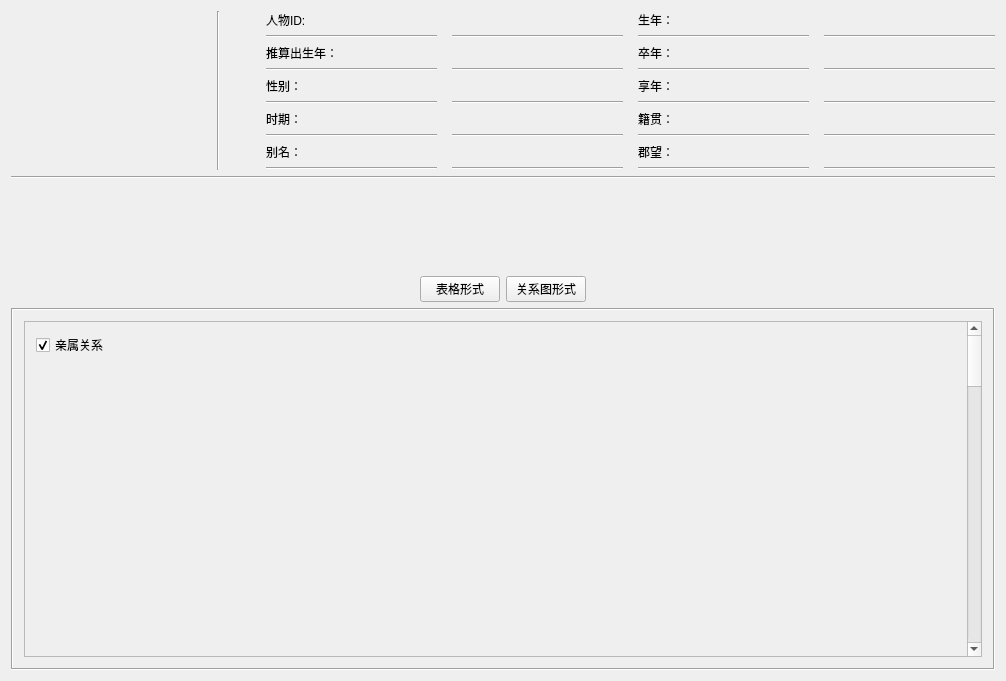
<?xml version="1.0" encoding="UTF-8"?>
<ui version="4.0">
 <class>ProjectPeopleOfAllAgesClass</class>
 <widget class="QWidget" name="ProjectPeopleOfAllAgesClass">
  <property name="geometry">
   <rect>
    <x>0</x>
    <y>0</y>
    <width>1006</width>
    <height>681</height>
   </rect>
  </property>
  <property name="windowTitle">
   <string>ProjectPeopleOfAllAges</string>
  </property>
  <layout class="QGridLayout" name="gridLayout_2">
   <item row="1" column="0">
    <widget class="Line" name="line_21">
     <property name="orientation">
      <enum>Qt::Horizontal</enum>
     </property>
    </widget>
   </item>
   <item row="3" column="0">
    <layout class="QHBoxLayout" name="horizontalLayout_2">
     <item>
      <spacer name="horizontalSpacer_2">
       <property name="orientation">
        <enum>Qt::Horizontal</enum>
       </property>
       <property name="sizeHint" stdset="0">
        <size>
         <width>40</width>
         <height>20</height>
        </size>
       </property>
      </spacer>
     </item>
     <item>
      <widget class="QPushButton" name="pushButton_form">
       <property name="text">
        <string>表格形式</string>
       </property>
      </widget>
     </item>
     <item>
      <widget class="QPushButton" name="pushButton_relation">
       <property name="text">
        <string>关系图形式</string>
       </property>
      </widget>
     </item>
     <item>
      <spacer name="horizontalSpacer">
       <property name="orientation">
        <enum>Qt::Horizontal</enum>
       </property>
       <property name="sizeHint" stdset="0">
        <size>
         <width>40</width>
         <height>20</height>
        </size>
       </property>
      </spacer>
     </item>
    </layout>
   </item>
   <item row="4" column="0">
    <widget class="QStackedWidget" name="stackedWidget">
     <property name="frameShape">
      <enum>QFrame::Box</enum>
     </property>
     <property name="frameShadow">
      <enum>QFrame::Sunken</enum>
     </property>
     <property name="currentIndex">
      <number>1</number>
     </property>
     <widget class="QWidget" name="page">
      <layout class="QGridLayout" name="gridLayout_3">
       <item row="0" column="0">
        <widget class="QScrollArea" name="scrollArea">
         <property name="widgetResizable">
          <bool>true</bool>
         </property>
         <widget class="QWidget" name="scrollAreaWidgetContents">
          <property name="geometry">
           <rect>
            <x>0</x>
            <y>0</y>
            <width>950</width>
            <height>2982</height>
           </rect>
          </property>
          <layout class="QVBoxLayout" name="verticalLayout">
           <item>
            <widget class="QCheckBox" name="checkBox">
             <property name="enabled">
              <bool>true</bool>
             </property>
             <property name="tabletTracking">
              <bool>false</bool>
             </property>
             <property name="text">
              <string>别名列表</string>
             </property>
             <property name="checked">
              <bool>true</bool>
             </property>
            </widget>
           </item>
           <item>
            <widget class="QTableWidget" name="tableWidget">
             <property name="minimumSize">
              <size>
               <width>0</width>
               <height>300</height>
              </size>
             </property>
             <attribute name="horizontalHeaderCascadingSectionResizes">
              <bool>false</bool>
             </attribute>
             <attribute name="horizontalHeaderDefaultSectionSize">
              <number>180</number>
             </attribute>
             <attribute name="horizontalHeaderHighlightSections">
              <bool>false</bool>
             </attribute>
             <attribute name="horizontalHeaderShowSortIndicator" stdset="0">
              <bool>false</bool>
             </attribute>
             <attribute name="horizontalHeaderStretchLastSection">
              <bool>true</bool>
             </attribute>
             <attribute name="verticalHeaderVisible">
              <bool>false</bool>
             </attribute>
             <attribute name="verticalHeaderCascadingSectionResizes">
              <bool>false</bool>
             </attribute>
             <attribute name="verticalHeaderHighlightSections">
              <bool>false</bool>
             </attribute>
             <column>
              <property name="text">
               <string>序号</string>
              </property>
             </column>
             <column>
              <property name="text">
               <string>类型</string>
              </property>
             </column>
             <column>
              <property name="text">
               <string>名字</string>
              </property>
             </column>
             <column>
              <property name="text">
               <string>备注</string>
              </property>
             </column>
            </widget>
           </item>
           <item>
            <widget class="QCheckBox" name="checkBox_2">
             <property name="text">
              <string>地址列表</string>
             </property>
             <property name="checked">
              <bool>true</bool>
             </property>
            </widget>
           </item>
           <item>
            <widget class="QTableWidget" name="tableWidget_2">
             <property name="minimumSize">
              <size>
               <width>0</width>
               <height>300</height>
              </size>
             </property>
             <attribute name="horizontalHeaderDefaultSectionSize">
              <number>180</number>
             </attribute>
             <attribute name="horizontalHeaderStretchLastSection">
              <bool>true</bool>
             </attribute>
             <attribute name="verticalHeaderVisible">
              <bool>false</bool>
             </attribute>
             <column>
              <property name="text">
               <string>序号</string>
              </property>
             </column>
             <column>
              <property name="text">
               <string>类型</string>
              </property>
             </column>
             <column>
              <property name="text">
               <string>名字</string>
              </property>
             </column>
             <column>
              <property name="text">
               <string>始年</string>
              </property>
             </column>
             <column>
              <property name="text">
               <string>终年</string>
              </property>
             </column>
            </widget>
           </item>
           <item>
            <widget class="QCheckBox" name="checkBox_3">
             <property name="text">
              <string>入仕列表</string>
             </property>
             <property name="checked">
              <bool>true</bool>
             </property>
            </widget>
           </item>
           <item>
            <widget class="QTableWidget" name="tableWidget_3">
             <property name="minimumSize">
              <size>
               <width>0</width>
               <height>300</height>
              </size>
             </property>
             <attribute name="horizontalHeaderDefaultSectionSize">
              <number>180</number>
             </attribute>
             <attribute name="horizontalHeaderStretchLastSection">
              <bool>true</bool>
             </attribute>
             <attribute name="verticalHeaderVisible">
              <bool>false</bool>
             </attribute>
             <column>
              <property name="text">
               <string>序号</string>
              </property>
             </column>
             <column>
              <property name="text">
               <string>入仕门</string>
              </property>
             </column>
             <column>
              <property name="text">
               <string>入仕别</string>
              </property>
             </column>
             <column>
              <property name="text">
               <string>入仕出处</string>
              </property>
             </column>
             <column>
              <property name="text">
               <string>备注</string>
              </property>
             </column>
            </widget>
           </item>
           <item>
            <widget class="QCheckBox" name="checkBox_4">
             <property name="text">
              <string>任官列表</string>
             </property>
             <property name="checked">
              <bool>true</bool>
             </property>
            </widget>
           </item>
           <item>
            <widget class="QTableWidget" name="tableWidget_4">
             <property name="minimumSize">
              <size>
               <width>0</width>
               <height>300</height>
              </size>
             </property>
             <attribute name="horizontalHeaderDefaultSectionSize">
              <number>180</number>
             </attribute>
             <attribute name="horizontalHeaderStretchLastSection">
              <bool>true</bool>
             </attribute>
             <attribute name="verticalHeaderVisible">
              <bool>false</bool>
             </attribute>
             <column>
              <property name="text">
               <string>序号</string>
              </property>
             </column>
             <column>
              <property name="text">
               <string>除授类别</string>
              </property>
             </column>
             <column>
              <property name="text">
               <string>官名</string>
              </property>
             </column>
             <column>
              <property name="text">
               <string>任官地点</string>
              </property>
             </column>
             <column>
              <property name="text">
               <string>任官时间</string>
              </property>
             </column>
             <column>
              <property name="text">
               <string>出处</string>
              </property>
             </column>
             <column>
              <property name="text">
               <string>备注</string>
              </property>
             </column>
            </widget>
           </item>
           <item>
            <widget class="QCheckBox" name="checkBox_5">
             <property name="text">
              <string>社会区分</string>
             </property>
             <property name="checked">
              <bool>true</bool>
             </property>
            </widget>
           </item>
           <item>
            <widget class="QTableWidget" name="tableWidget_5">
             <property name="minimumSize">
              <size>
               <width>0</width>
               <height>300</height>
              </size>
             </property>
             <attribute name="horizontalHeaderDefaultSectionSize">
              <number>180</number>
             </attribute>
             <attribute name="horizontalHeaderStretchLastSection">
              <bool>true</bool>
             </attribute>
             <attribute name="verticalHeaderVisible">
              <bool>false</bool>
             </attribute>
             <column>
              <property name="text">
               <string>序号</string>
              </property>
             </column>
             <column>
              <property name="text">
               <string>社会区分</string>
              </property>
             </column>
             <column>
              <property name="text">
               <string>年代</string>
              </property>
             </column>
             <column>
              <property name="text">
               <string>出处</string>
              </property>
             </column>
             <column>
              <property name="text">
               <string>备注</string>
              </property>
             </column>
            </widget>
           </item>
           <item>
            <widget class="QCheckBox" name="checkBox_6">
             <property name="text">
              <string>亲属关系</string>
             </property>
             <property name="checked">
              <bool>true</bool>
             </property>
            </widget>
           </item>
           <item>
            <widget class="QTableWidget" name="tableWidget_6">
             <property name="minimumSize">
              <size>
               <width>0</width>
               <height>300</height>
              </size>
             </property>
             <attribute name="horizontalHeaderDefaultSectionSize">
              <number>180</number>
             </attribute>
             <attribute name="horizontalHeaderStretchLastSection">
              <bool>true</bool>
             </attribute>
             <attribute name="verticalHeaderVisible">
              <bool>false</bool>
             </attribute>
             <column>
              <property name="text">
               <string>序号</string>
              </property>
             </column>
             <column>
              <property name="text">
               <string>关系</string>
              </property>
             </column>
             <column>
              <property name="text">
               <string>关系人</string>
              </property>
             </column>
             <column>
              <property name="text">
               <string>出处</string>
              </property>
             </column>
             <column>
              <property name="text">
               <string>备注</string>
              </property>
             </column>
            </widget>
           </item>
           <item>
            <widget class="QCheckBox" name="checkBox_7">
             <property name="text">
              <string>社会关系</string>
             </property>
             <property name="checked">
              <bool>true</bool>
             </property>
            </widget>
           </item>
           <item>
            <widget class="QTableWidget" name="tableWidget_7">
             <property name="minimumSize">
              <size>
               <width>0</width>
               <height>300</height>
              </size>
             </property>
             <attribute name="horizontalHeaderDefaultSectionSize">
              <number>180</number>
             </attribute>
             <attribute name="horizontalHeaderStretchLastSection">
              <bool>true</bool>
             </attribute>
             <attribute name="verticalHeaderVisible">
              <bool>false</bool>
             </attribute>
             <column>
              <property name="text">
               <string>序号</string>
              </property>
             </column>
             <column>
              <property name="text">
               <string>关系</string>
              </property>
             </column>
             <column>
              <property name="text">
               <string>关系人</string>
              </property>
             </column>
             <column>
              <property name="text">
               <string>出处</string>
              </property>
             </column>
             <column>
              <property name="text">
               <string>备注</string>
              </property>
             </column>
            </widget>
           </item>
           <item>
            <widget class="QCheckBox" name="checkBox_8">
             <property name="text">
              <string>著述</string>
             </property>
             <property name="checked">
              <bool>true</bool>
             </property>
            </widget>
           </item>
           <item>
            <widget class="QTableWidget" name="tableWidget_8">
             <property name="minimumSize">
              <size>
               <width>0</width>
               <height>300</height>
              </size>
             </property>
             <attribute name="horizontalHeaderDefaultSectionSize">
              <number>180</number>
             </attribute>
             <attribute name="horizontalHeaderStretchLastSection">
              <bool>true</bool>
             </attribute>
             <attribute name="verticalHeaderVisible">
              <bool>false</bool>
             </attribute>
             <column>
              <property name="text">
               <string>序号</string>
              </property>
             </column>
             <column>
              <property name="text">
               <string>作品</string>
              </property>
             </column>
             <column>
              <property name="text">
               <string>著作年代</string>
              </property>
             </column>
             <column>
              <property name="text">
               <string>角色</string>
              </property>
             </column>
             <column>
              <property name="text">
               <string>备注</string>
              </property>
             </column>
            </widget>
           </item>
           <item>
            <widget class="QCheckBox" name="checkBox_9">
             <property name="text">
              <string>出处</string>
             </property>
             <property name="checked">
              <bool>true</bool>
             </property>
            </widget>
           </item>
           <item>
            <widget class="QTableWidget" name="tableWidget_9">
             <property name="minimumSize">
              <size>
               <width>0</width>
               <height>300</height>
              </size>
             </property>
             <attribute name="horizontalHeaderDefaultSectionSize">
              <number>180</number>
             </attribute>
             <attribute name="horizontalHeaderStretchLastSection">
              <bool>true</bool>
             </attribute>
             <attribute name="verticalHeaderVisible">
              <bool>false</bool>
             </attribute>
             <column>
              <property name="text">
               <string>序号</string>
              </property>
             </column>
             <column>
              <property name="text">
               <string>出处</string>
              </property>
             </column>
             <column>
              <property name="text">
               <string>备注</string>
              </property>
             </column>
            </widget>
           </item>
          </layout>
         </widget>
        </widget>
       </item>
      </layout>
     </widget>
     <widget class="QWidget" name="page_2">
      <layout class="QGridLayout" name="gridLayout_4">
       <item row="0" column="0">
        <widget class="QScrollArea" name="scrollArea_2">
         <property name="widgetResizable">
          <bool>true</bool>
         </property>
         <widget class="QWidget" name="scrollAreaWidgetContents_2">
          <property name="geometry">
           <rect>
            <x>0</x>
            <y>0</y>
            <width>950</width>
            <height>1994</height>
           </rect>
          </property>
          <layout class="QGridLayout" name="gridLayout_5">
           <item row="0" column="0">
            <layout class="QVBoxLayout" name="verticalLayout_2">
             <item>
              <widget class="QCheckBox" name="checkBox_10">
               <property name="text">
                <string>亲属关系</string>
               </property>
               <property name="checked">
                <bool>true</bool>
               </property>
              </widget>
             </item>
             <item>
              <widget class="QWidget" name="widget" native="true">
               <property name="minimumSize">
                <size>
                 <width>0</width>
                 <height>300</height>
                </size>
               </property>
               <layout class="QGridLayout" name="gridLayout_8">
                <item row="0" column="0">
                 <layout class="QGridLayout" name="gridLayout_7">
                  <property name="spacing">
                   <number>12</number>
                  </property>
                 </layout>
                </item>
               </layout>
              </widget>
             </item>
             <item>
              <widget class="QCheckBox" name="checkBox_11">
               <property name="text">
                <string>社会关系（笼统）</string>
               </property>
               <property name="checked">
                <bool>true</bool>
               </property>
              </widget>
             </item>
             <item>
              <widget class="QWidget" name="widget_2" native="true">
               <property name="minimumSize">
                <size>
                 <width>0</width>
                 <height>300</height>
                </size>
               </property>
               <layout class="QGridLayout" name="gridLayout_10">
                <item row="0" column="0">
                 <layout class="QGridLayout" name="gridLayout_9">
                  <property name="spacing">
                   <number>12</number>
                  </property>
                 </layout>
                </item>
               </layout>
              </widget>
             </item>
             <item>
              <widget class="QCheckBox" name="checkBox_12">
               <property name="text">
                <string>朋友关系类</string>
               </property>
               <property name="checked">
                <bool>true</bool>
               </property>
              </widget>
             </item>
             <item>
              <widget class="QWidget" name="widget_3" native="true">
               <property name="minimumSize">
                <size>
                 <width>0</width>
                 <height>300</height>
                </size>
               </property>
               <layout class="QGridLayout" name="gridLayout_12">
                <item row="0" column="0">
                 <layout class="QGridLayout" name="gridLayout_11">
                  <property name="spacing">
                   <number>12</number>
                  </property>
                 </layout>
                </item>
               </layout>
              </widget>
             </item>
             <item>
              <widget class="QCheckBox" name="checkBox_13">
               <property name="text">
                <string>学术关系类</string>
               </property>
               <property name="checked">
                <bool>true</bool>
               </property>
              </widget>
             </item>
             <item>
              <widget class="QWidget" name="widget_4" native="true">
               <property name="minimumSize">
                <size>
                 <width>0</width>
                 <height>300</height>
                </size>
               </property>
               <layout class="QGridLayout" name="gridLayout_14">
                <item row="0" column="0">
                 <layout class="QGridLayout" name="gridLayout_13">
                  <property name="spacing">
                   <number>12</number>
                  </property>
                 </layout>
                </item>
               </layout>
              </widget>
             </item>
             <item>
              <widget class="QCheckBox" name="checkBox_14">
               <property name="text">
                <string>政治关系类</string>
               </property>
               <property name="checked">
                <bool>true</bool>
               </property>
              </widget>
             </item>
             <item>
              <widget class="QWidget" name="widget_5" native="true">
               <property name="minimumSize">
                <size>
                 <width>0</width>
                 <height>300</height>
                </size>
               </property>
               <layout class="QGridLayout" name="gridLayout_16">
                <item row="0" column="0">
                 <layout class="QGridLayout" name="gridLayout_15">
                  <property name="spacing">
                   <number>12</number>
                  </property>
                 </layout>
                </item>
               </layout>
              </widget>
             </item>
             <item>
              <widget class="QCheckBox" name="checkBox_15">
               <property name="text">
                <string>著述关系类</string>
               </property>
               <property name="checked">
                <bool>true</bool>
               </property>
              </widget>
             </item>
             <item>
              <widget class="QWidget" name="widget_6" native="true">
               <property name="minimumSize">
                <size>
                 <width>0</width>
                 <height>300</height>
                </size>
               </property>
               <layout class="QGridLayout" name="gridLayout_18">
                <item row="0" column="0">
                 <layout class="QGridLayout" name="gridLayout_17">
                  <property name="spacing">
                   <number>12</number>
                  </property>
                 </layout>
                </item>
               </layout>
              </widget>
             </item>
            </layout>
           </item>
          </layout>
         </widget>
        </widget>
       </item>
      </layout>
     </widget>
    </widget>
   </item>
   <item row="0" column="0">
    <layout class="QHBoxLayout" name="horizontalLayout" stretch="1,0,0,5">
     <item>
      <widget class="QLabel" name="label">
       <property name="minimumSize">
        <size>
         <width>200</width>
         <height>0</height>
        </size>
       </property>
       <property name="maximumSize">
        <size>
         <width>16777215</width>
         <height>16777215</height>
        </size>
       </property>
       <property name="text">
        <string/>
       </property>
       <property name="alignment">
        <set>Qt::AlignCenter</set>
       </property>
      </widget>
     </item>
     <item>
      <widget class="Line" name="line_22">
       <property name="orientation">
        <enum>Qt::Vertical</enum>
       </property>
      </widget>
     </item>
     <item>
      <spacer name="horizontalSpacer_3">
       <property name="orientation">
        <enum>Qt::Horizontal</enum>
       </property>
       <property name="sizeHint" stdset="0">
        <size>
         <width>40</width>
         <height>20</height>
        </size>
       </property>
      </spacer>
     </item>
     <item>
      <layout class="QGridLayout" name="gridLayout" columnstretch="0,0,0,0">
       <property name="horizontalSpacing">
        <number>15</number>
       </property>
       <item row="0" column="3">
        <widget class="QLabel" name="label_17">
         <property name="text">
          <string/>
         </property>
        </widget>
       </item>
       <item row="3" column="1">
        <widget class="Line" name="line_6">
         <property name="orientation">
          <enum>Qt::Horizontal</enum>
         </property>
        </widget>
       </item>
       <item row="3" column="0">
        <widget class="Line" name="line_5">
         <property name="orientation">
          <enum>Qt::Horizontal</enum>
         </property>
        </widget>
       </item>
       <item row="0" column="0">
        <widget class="QLabel" name="label_3">
         <property name="text">
          <string>人物ID:</string>
         </property>
        </widget>
       </item>
       <item row="3" column="3">
        <widget class="Line" name="line_8">
         <property name="orientation">
          <enum>Qt::Horizontal</enum>
         </property>
        </widget>
       </item>
       <item row="2" column="3">
        <widget class="QLabel" name="label_19">
         <property name="text">
          <string/>
         </property>
        </widget>
       </item>
       <item row="6" column="0">
        <widget class="QLabel" name="label_9">
         <property name="text">
          <string>时期：</string>
         </property>
        </widget>
       </item>
       <item row="5" column="2">
        <widget class="Line" name="line_13">
         <property name="orientation">
          <enum>Qt::Horizontal</enum>
         </property>
        </widget>
       </item>
       <item row="2" column="0">
        <widget class="QLabel" name="label_2">
         <property name="maximumSize">
          <size>
           <width>16777215</width>
           <height>16777215</height>
          </size>
         </property>
         <property name="text">
          <string>推算出生年：</string>
         </property>
        </widget>
       </item>
       <item row="3" column="2">
        <widget class="Line" name="line_7">
         <property name="orientation">
          <enum>Qt::Horizontal</enum>
         </property>
        </widget>
       </item>
       <item row="7" column="1">
        <widget class="Line" name="line_11">
         <property name="orientation">
          <enum>Qt::Horizontal</enum>
         </property>
        </widget>
       </item>
       <item row="2" column="2">
        <widget class="QLabel" name="label_7">
         <property name="text">
          <string>卒年：</string>
         </property>
        </widget>
       </item>
       <item row="4" column="1">
        <widget class="QLabel" name="label_11">
         <property name="text">
          <string/>
         </property>
        </widget>
       </item>
       <item row="8" column="3">
        <widget class="QLabel" name="label_21">
         <property name="minimumSize">
          <size>
           <width>100</width>
           <height>0</height>
          </size>
         </property>
         <property name="maximumSize">
          <size>
           <width>16777215</width>
           <height>16777215</height>
          </size>
         </property>
         <property name="text">
          <string/>
         </property>
        </widget>
       </item>
       <item row="6" column="2">
        <widget class="QLabel" name="label_14">
         <property name="text">
          <string>籍贯：</string>
         </property>
        </widget>
       </item>
       <item row="1" column="3">
        <widget class="Line" name="line_4">
         <property name="orientation">
          <enum>Qt::Horizontal</enum>
         </property>
        </widget>
       </item>
       <item row="8" column="1">
        <widget class="QLabel" name="label_15">
         <property name="minimumSize">
          <size>
           <width>100</width>
           <height>0</height>
          </size>
         </property>
         <property name="maximumSize">
          <size>
           <width>16777215</width>
           <height>16777215</height>
          </size>
         </property>
         <property name="text">
          <string/>
         </property>
         <property name="wordWrap">
          <bool>false</bool>
         </property>
        </widget>
       </item>
       <item row="4" column="0">
        <widget class="QLabel" name="label_8">
         <property name="text">
          <string>性别：</string>
         </property>
        </widget>
       </item>
       <item row="4" column="3">
        <widget class="QLabel" name="label_18">
         <property name="text">
          <string/>
         </property>
        </widget>
       </item>
       <item row="7" column="2">
        <widget class="Line" name="line_15">
         <property name="orientation">
          <enum>Qt::Horizontal</enum>
         </property>
        </widget>
       </item>
       <item row="2" column="1">
        <widget class="QLabel" name="label_6">
         <property name="text">
          <string/>
         </property>
        </widget>
       </item>
       <item row="9" column="0">
        <widget class="Line" name="line_17">
         <property name="orientation">
          <enum>Qt::Horizontal</enum>
         </property>
        </widget>
       </item>
       <item row="0" column="2">
        <widget class="QLabel" name="label_5">
         <property name="text">
          <string>生年：</string>
         </property>
        </widget>
       </item>
       <item row="1" column="2">
        <widget class="Line" name="line_3">
         <property name="orientation">
          <enum>Qt::Horizontal</enum>
         </property>
        </widget>
       </item>
       <item row="5" column="1">
        <widget class="Line" name="line_12">
         <property name="orientation">
          <enum>Qt::Horizontal</enum>
         </property>
        </widget>
       </item>
       <item row="9" column="2">
        <widget class="Line" name="line_19">
         <property name="orientation">
          <enum>Qt::Horizontal</enum>
         </property>
        </widget>
       </item>
       <item row="9" column="1">
        <widget class="Line" name="line_18">
         <property name="orientation">
          <enum>Qt::Horizontal</enum>
         </property>
        </widget>
       </item>
       <item row="6" column="3">
        <widget class="QLabel" name="label_20">
         <property name="text">
          <string/>
         </property>
        </widget>
       </item>
       <item row="8" column="0">
        <widget class="QLabel" name="label_10">
         <property name="minimumSize">
          <size>
           <width>100</width>
           <height>0</height>
          </size>
         </property>
         <property name="maximumSize">
          <size>
           <width>16777215</width>
           <height>16777215</height>
          </size>
         </property>
         <property name="text">
          <string>别名：</string>
         </property>
        </widget>
       </item>
       <item row="5" column="3">
        <widget class="Line" name="line_14">
         <property name="orientation">
          <enum>Qt::Horizontal</enum>
         </property>
        </widget>
       </item>
       <item row="5" column="0">
        <widget class="Line" name="line_9">
         <property name="orientation">
          <enum>Qt::Horizontal</enum>
         </property>
        </widget>
       </item>
       <item row="6" column="1">
        <widget class="QLabel" name="label_12">
         <property name="text">
          <string/>
         </property>
        </widget>
       </item>
       <item row="7" column="0">
        <widget class="Line" name="line_10">
         <property name="orientation">
          <enum>Qt::Horizontal</enum>
         </property>
        </widget>
       </item>
       <item row="9" column="3">
        <widget class="Line" name="line_20">
         <property name="orientation">
          <enum>Qt::Horizontal</enum>
         </property>
        </widget>
       </item>
       <item row="0" column="1">
        <widget class="QLabel" name="label_4">
         <property name="text">
          <string/>
         </property>
         <property name="wordWrap">
          <bool>true</bool>
         </property>
        </widget>
       </item>
       <item row="1" column="0">
        <widget class="Line" name="line">
         <property name="orientation">
          <enum>Qt::Horizontal</enum>
         </property>
        </widget>
       </item>
       <item row="1" column="1">
        <widget class="Line" name="line_2">
         <property name="orientation">
          <enum>Qt::Horizontal</enum>
         </property>
        </widget>
       </item>
       <item row="4" column="2">
        <widget class="QLabel" name="label_13">
         <property name="text">
          <string>享年：</string>
         </property>
        </widget>
       </item>
       <item row="8" column="2">
        <widget class="QLabel" name="label_16">
         <property name="minimumSize">
          <size>
           <width>100</width>
           <height>0</height>
          </size>
         </property>
         <property name="maximumSize">
          <size>
           <width>16777215</width>
           <height>16777215</height>
          </size>
         </property>
         <property name="text">
          <string>郡望：</string>
         </property>
        </widget>
       </item>
       <item row="7" column="3">
        <widget class="Line" name="line_16">
         <property name="orientation">
          <enum>Qt::Horizontal</enum>
         </property>
        </widget>
       </item>
      </layout>
     </item>
    </layout>
   </item>
   <item row="2" column="0">
    <spacer name="verticalSpacer">
     <property name="orientation">
      <enum>Qt::Vertical</enum>
     </property>
     <property name="sizeHint" stdset="0">
      <size>
       <width>20</width>
       <height>40</height>
      </size>
     </property>
    </spacer>
   </item>
  </layout>
 </widget>
 <layoutdefault spacing="6" margin="11"/>
 <resources/>
 <connections/>
</ui>
